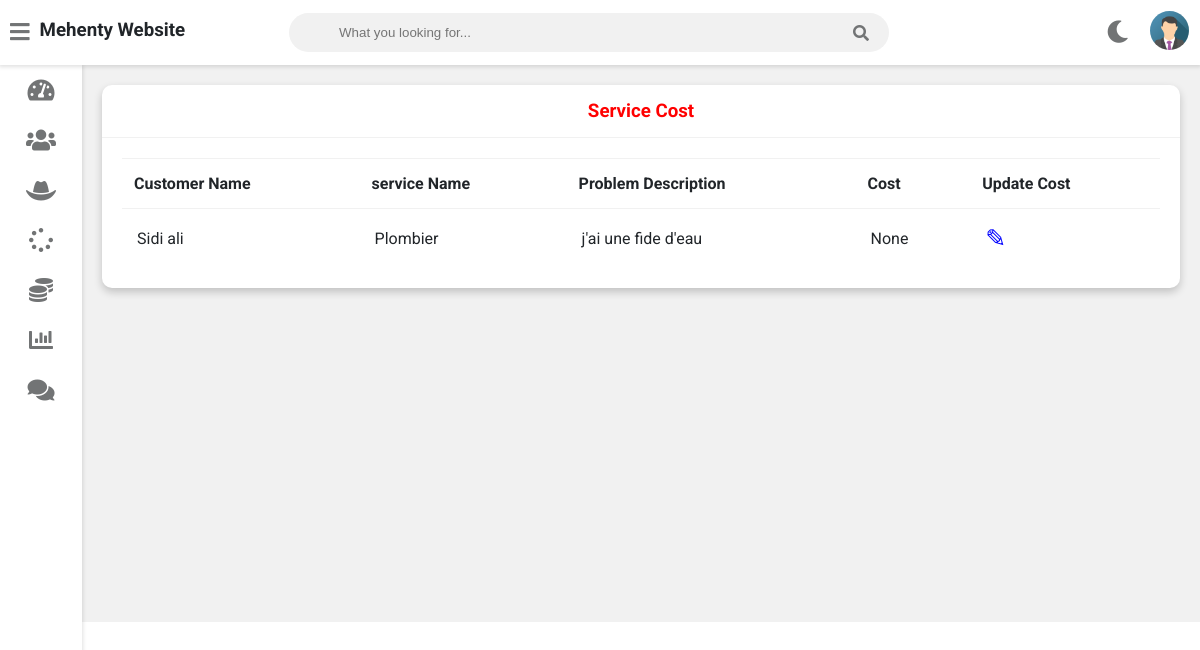
Before: /admin-view-service-cost (signed in) with the older database file.
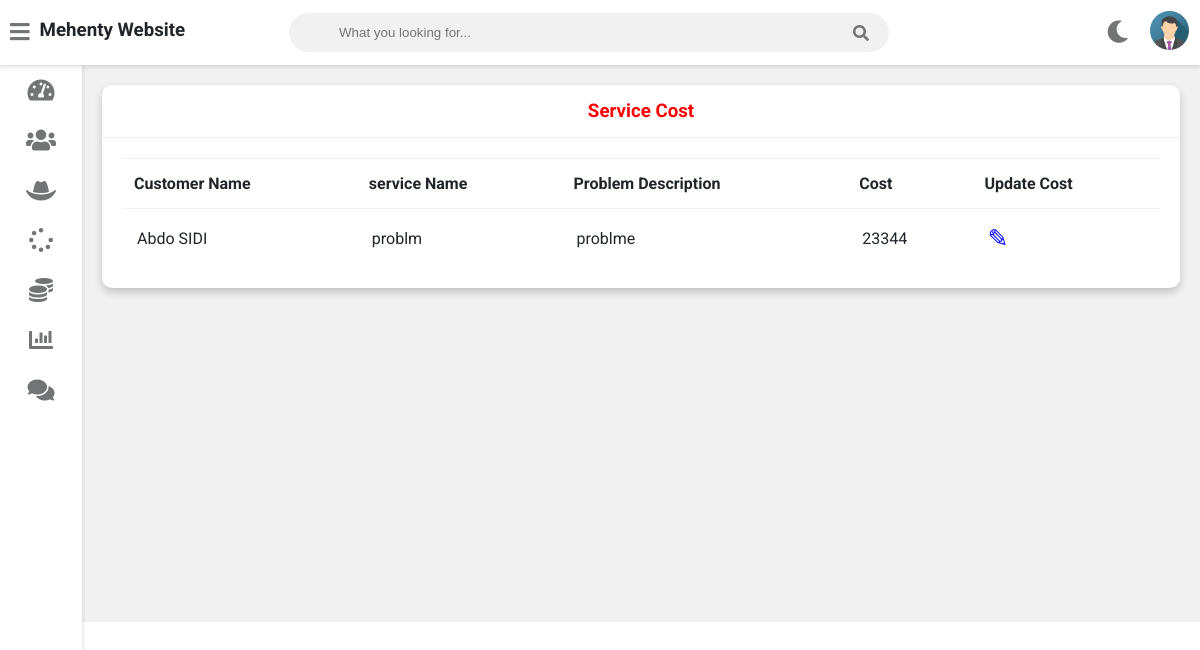
After: the same page with the newer database file.
### service/models.py (models this page shows, shortened)
class Customer(models.Model):
    user=models.OneToOneField(User,on_delete=models.CASCADE)
    profile_pic= models.ImageField(upload_to='profile_pic/CustomerProfilePic/',null=True,blank=True)
    address = models.CharField(max_length=40)
    mobile = models.CharField(max_length=20,null=False)
    @property
    def get_name(self):
        return self.user.first_name+" "+self.user.last_name
    def __str__(self):
        return self.user.first_name

class Request(models.Model):
    cat=(('Plumbing', 'Plumbing'),('Electricity', 'Electricity'),('Painting', 'Painting'),('Carpentry', 'Carpentry'))
    category=models.CharField(max_length=50,choices=cat)
    service_no=models.PositiveIntegerField(null=False)
    service_name = models.CharField(max_length=40,null=False)
    problem_description = models.CharField(max_length=500,null=False)
    date=models.DateField(auto_now=True)
    cost=models.PositiveIntegerField(null=True)
    customer=models.ForeignKey('Customer', on_delete=models.CASCADE,null=True)
    Technician=models.ForeignKey('Technician',on_delete=models.CASCADE,null=True)
    stat=(('Pending','Pending'),('Approved','Approved'),('Repairing','Repairing'),('Repairing Done','Repairing Done'),('Released','Released'))
    status=models.CharField(max_length=50,choices=stat,default='Pending',null=True)

### service/views.py (the view)
# urls.py: path('admin-view-service-cost',views.admin_view_service_cost_view,name='admin-view-service-cost'),
@login_required(login_url='adminlogin')
def admin_view_service_cost_view(request):
    enquiry=models.Request.objects.all().order_by('-id')
    customers=[]
    for enq in enquiry:
        customer=models.Customer.objects.get(id=enq.customer_id)
        customers.append(customer)
    print(customers)
    return render(request,'service/admin_view_service_cost.html',{'data':zip(customers,enquiry)})

### templates/service/admin_view_service_cost.html
{% extends 'service/adminbase.html' %}
{% block content %}
	<div class="wrapper">
		<div class="row">
			<div class="col-12 col-m-12 col-sm-12">
				<div class="card">
					<div class="card-header">
						<h3 style="color:red; text-align:center" >Service Cost
						</h3>
					</div>
					<div class="card-content">
						<table>
							<thead>
                <tr>
                  <th>Customer Name</th>
                  <th>service Name</th>
                  <th>Problem Description</th>
                  <th>Cost</th>
                  <th>Update Cost</th>
                </tr>
							</thead>
							<tbody>
                {% for c,r in data %}
                <tr>
                  <td> {{c.get_name}}</td>
                  <td> {{r.service_name}}</td>
                  <td>{{r.problem_description}}</td>
                  <td>{{r.cost}}</td>
                  <td><a  style="color:blue; text-decoration:none;font-size:25px;" href="{% url 'update-cost' r.id  %}">&#9998;</a></td>
                </tr>
                {% endfor %}
							</tbody>
						</table>
					</div>
				</div>
			</div>
		</div>
<br><br><br><br><br><br><br><br><br><br><br><br><br><br><br><br>
	</div>
{% endblock content %}

Changed rows visible on the page:
removed Customer: get_name "Sidi ali", service_name "Plombier", problem_description "j'ai une fide d'eau", cost "None"
added Customer: get_name "Abdo SIDI", service_name "problm", problem_description "problme", cost "23344"
